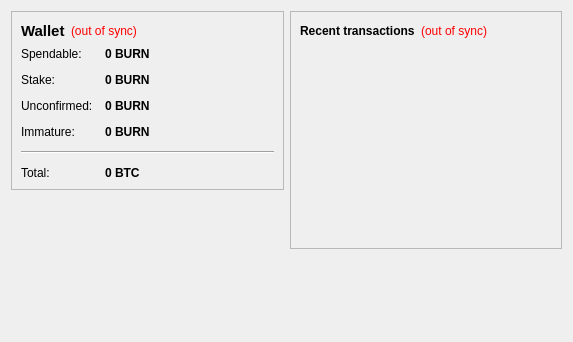
<?xml version="1.0" encoding="UTF-8"?>
<ui version="4.0">
 <class>OverviewPage</class>
 <widget class="QWidget" name="OverviewPage">
  <property name="geometry">
   <rect>
    <x>0</x>
    <y>0</y>
    <width>573</width>
    <height>342</height>
   </rect>
  </property>
  <property name="windowTitle">
   <string>Form</string>
  </property>
  <layout class="QHBoxLayout" name="horizontalLayout" stretch="1,1">
   <item>
    <layout class="QVBoxLayout" name="verticalLayout_2">
     <item>
      <widget class="QFrame" name="frame">
       <property name="frameShape">
        <enum>QFrame::StyledPanel</enum>
       </property>
       <property name="frameShadow">
        <enum>QFrame::Raised</enum>
       </property>
       <layout class="QVBoxLayout" name="verticalLayout_4">
        <item>
         <layout class="QHBoxLayout" name="horizontalLayout_4">
          <item>
           <widget class="QLabel" name="label_5">
            <property name="font">
             <font>
              <pointsize>11</pointsize>
              <weight>75</weight>
              <bold>true</bold>
             </font>
            </property>
            <property name="text">
             <string>Wallet</string>
            </property>
           </widget>
          </item>
          <item>
           <widget class="QLabel" name="labelWalletStatus">
            <property name="toolTip">
             <string>The displayed information may be out of date. Your wallet automatically synchronizes with the BurnerCoin network after a connection is established, but this process has not completed yet.</string>
            </property>
            <property name="styleSheet">
             <string notr="true">QLabel { color: red; }</string>
            </property>
            <property name="text">
             <string notr="true">(out of sync)</string>
            </property>
            <property name="alignment">
             <set>Qt::AlignLeading|Qt::AlignLeft|Qt::AlignVCenter</set>
            </property>
           </widget>
          </item>
          <item>
           <spacer name="horizontalSpacer_2">
            <property name="orientation">
             <enum>Qt::Horizontal</enum>
            </property>
            <property name="sizeHint" stdset="0">
             <size>
              <width>40</width>
              <height>20</height>
             </size>
            </property>
           </spacer>
          </item>
         </layout>
        </item>
        <item>
         <layout class="QFormLayout" name="formLayout_2">
          <property name="fieldGrowthPolicy">
           <enum>QFormLayout::AllNonFixedFieldsGrow</enum>
          </property>
          <property name="horizontalSpacing">
           <number>12</number>
          </property>
          <property name="verticalSpacing">
           <number>12</number>
          </property>
          <item row="0" column="0">
           <widget class="QLabel" name="label">
            <property name="text">
             <string>Spendable:</string>
            </property>
           </widget>
          </item>
          <item row="0" column="1">
           <widget class="QLabel" name="labelBalance">
            <property name="font">
             <font>
              <weight>75</weight>
              <bold>true</bold>
             </font>
            </property>
            <property name="cursor">
             <cursorShape>IBeamCursor</cursorShape>
            </property>
            <property name="toolTip">
             <string>Your current spendable balance</string>
            </property>
            <property name="text">
             <string notr="true">0 BURN</string>
            </property>
            <property name="textInteractionFlags">
             <set>Qt::LinksAccessibleByMouse|Qt::TextSelectableByKeyboard|Qt::TextSelectableByMouse</set>
            </property>
           </widget>
          </item>
          <item row="1" column="0">
           <widget class="QLabel" name="label_6">
            <property name="text">
             <string>Stake:</string>
            </property>
           </widget>
          </item>
          <item row="1" column="1">
           <widget class="QLabel" name="labelStake">
            <property name="font">
             <font>
              <weight>75</weight>
              <bold>true</bold>
             </font>
            </property>
            <property name="cursor">
             <cursorShape>IBeamCursor</cursorShape>
            </property>
            <property name="toolTip">
             <string>Total of coins that was staked, and do not yet count toward the current balance</string>
            </property>
            <property name="text">
             <string notr="true">0 BURN</string>
            </property>
            <property name="textInteractionFlags">
             <set>Qt::LinksAccessibleByMouse|Qt::TextSelectableByKeyboard|Qt::TextSelectableByMouse</set>
            </property>
           </widget>
          </item>
          <item row="2" column="0">
           <widget class="QLabel" name="label_3">
            <property name="text">
             <string>Unconfirmed:</string>
            </property>
           </widget>
          </item>
          <item row="2" column="1">
           <widget class="QLabel" name="labelUnconfirmed">
            <property name="font">
             <font>
              <weight>75</weight>
              <bold>true</bold>
             </font>
            </property>
            <property name="cursor">
             <cursorShape>IBeamCursor</cursorShape>
            </property>
            <property name="toolTip">
             <string>Total of transactions that have yet to be confirmed, and do not yet count toward the current balance</string>
            </property>
            <property name="text">
             <string notr="true">0 BURN</string>
            </property>
            <property name="textInteractionFlags">
             <set>Qt::LinksAccessibleByMouse|Qt::TextSelectableByKeyboard|Qt::TextSelectableByMouse</set>
            </property>
           </widget>
          </item>
          <item row="3" column="0">
           <widget class="QLabel" name="labelImmatureText">
            <property name="text">
             <string>Immature:</string>
            </property>
           </widget>
          </item>
          <item row="3" column="1">
           <widget class="QLabel" name="labelImmature">
            <property name="font">
             <font>
              <weight>75</weight>
              <bold>true</bold>
             </font>
            </property>
            <property name="toolTip">
             <string>Mined balance that has not yet matured</string>
            </property>
            <property name="text">
             <string notr="true">0 BURN</string>
            </property>
            <property name="textInteractionFlags">
             <set>Qt::LinksAccessibleByMouse|Qt::TextSelectableByKeyboard|Qt::TextSelectableByMouse</set>
            </property>
           </widget>
          </item>
          <item row="4" column="0" colspan="2">
           <widget class="Line" name="line">
            <property name="orientation">
             <enum>Qt::Horizontal</enum>
            </property>
           </widget>
          </item>
          <item row="5" column="0">
           <widget class="QLabel" name="labelTotalText">
            <property name="text">
             <string>Total:</string>
            </property>
           </widget>
          </item>
          <item row="5" column="1">
           <widget class="QLabel" name="labelTotal">
            <property name="font">
             <font>
              <weight>75</weight>
              <bold>true</bold>
             </font>
            </property>
            <property name="cursor">
             <cursorShape>IBeamCursor</cursorShape>
            </property>
            <property name="toolTip">
             <string>Your current total balance</string>
            </property>
            <property name="text">
             <string notr="true">0 BTC</string>
            </property>
            <property name="textInteractionFlags">
             <set>Qt::LinksAccessibleByMouse|Qt::TextSelectableByKeyboard|Qt::TextSelectableByMouse</set>
            </property>
           </widget>
          </item>
         </layout>
        </item>
       </layout>
      </widget>
     </item>
     <item>
      <spacer name="verticalSpacer_3">
       <property name="orientation">
        <enum>Qt::Vertical</enum>
       </property>
       <property name="sizeHint" stdset="0">
        <size>
         <width>20</width>
         <height>40</height>
        </size>
       </property>
      </spacer>
     </item>
     <item>
      <widget class="QLabel" name="label_2">
       <property name="text">
        <string/>
       </property>
       <property name="pixmap">
        <pixmap resource="../bitcoin.qrc">:/images/backg</pixmap>
       </property>
       <property name="scaledContents">
        <bool>false</bool>
       </property>
       <property name="alignment">
        <set>Qt::AlignCenter</set>
       </property>
      </widget>
     </item>
     <item>
      <spacer name="verticalSpacer">
       <property name="orientation">
        <enum>Qt::Vertical</enum>
       </property>
       <property name="sizeHint" stdset="0">
        <size>
         <width>20</width>
         <height>40</height>
        </size>
       </property>
      </spacer>
     </item>
    </layout>
   </item>
   <item>
    <layout class="QVBoxLayout" name="verticalLayout_3">
     <item>
      <widget class="QFrame" name="frame_2">
       <property name="frameShape">
        <enum>QFrame::StyledPanel</enum>
       </property>
       <property name="frameShadow">
        <enum>QFrame::Raised</enum>
       </property>
       <layout class="QVBoxLayout" name="verticalLayout">
        <item>
         <layout class="QHBoxLayout" name="horizontalLayout_2">
          <item>
           <widget class="QLabel" name="label_4">
            <property name="text">
             <string>&lt;b&gt;Recent transactions&lt;/b&gt;</string>
            </property>
           </widget>
          </item>
          <item>
           <widget class="QLabel" name="labelTransactionsStatus">
            <property name="toolTip">
             <string>The displayed information may be out of date. Your wallet automatically synchronizes with the BurnerCoin network after a connection is established, but this process has not completed yet.</string>
            </property>
            <property name="styleSheet">
             <string notr="true">QLabel { color: red; }</string>
            </property>
            <property name="text">
             <string notr="true">(out of sync)</string>
            </property>
            <property name="alignment">
             <set>Qt::AlignRight|Qt::AlignTrailing|Qt::AlignVCenter</set>
            </property>
           </widget>
          </item>
          <item>
           <spacer name="horizontalSpacer">
            <property name="orientation">
             <enum>Qt::Horizontal</enum>
            </property>
            <property name="sizeHint" stdset="0">
             <size>
              <width>40</width>
              <height>20</height>
             </size>
            </property>
           </spacer>
          </item>
         </layout>
        </item>
        <item>
         <widget class="QListView" name="listTransactions">
          <property name="styleSheet">
           <string notr="true">QListView { background: transparent; }</string>
          </property>
          <property name="frameShape">
           <enum>QFrame::NoFrame</enum>
          </property>
          <property name="verticalScrollBarPolicy">
           <enum>Qt::ScrollBarAlwaysOff</enum>
          </property>
          <property name="horizontalScrollBarPolicy">
           <enum>Qt::ScrollBarAlwaysOff</enum>
          </property>
          <property name="selectionMode">
           <enum>QAbstractItemView::NoSelection</enum>
          </property>
         </widget>
        </item>
       </layout>
      </widget>
     </item>
     <item>
      <spacer name="verticalSpacer_2">
       <property name="orientation">
        <enum>Qt::Vertical</enum>
       </property>
       <property name="sizeHint" stdset="0">
        <size>
         <width>20</width>
         <height>40</height>
        </size>
       </property>
      </spacer>
     </item>
    </layout>
   </item>
  </layout>
 </widget>
 <resources>
  <include location="../bitcoin.qrc"/>
 </resources>
 <connections/>
</ui>
